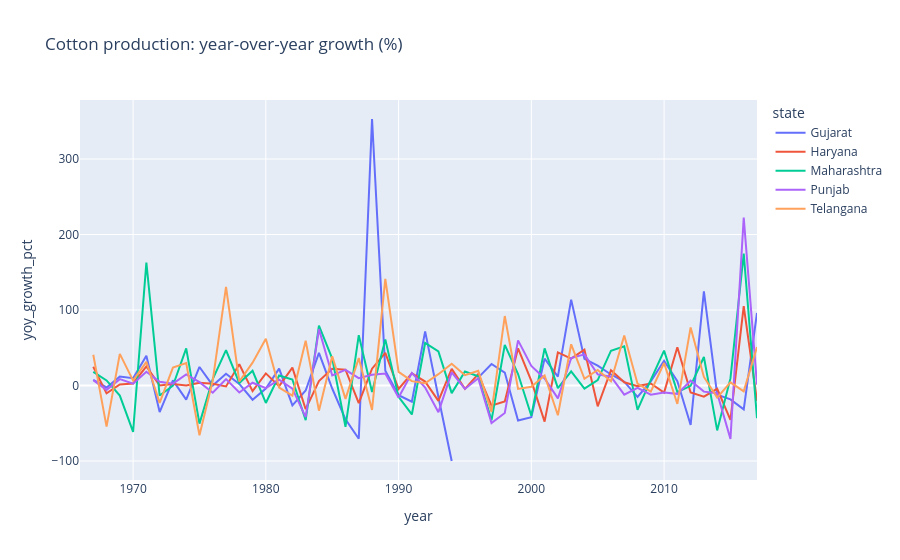

Notebook source saved alongside this figure:
### Markdown cell above
5. Yearly Production Growth of Cotton in Top 5 Cotton Producing States

### Code cell
q5 = """
WITH top5 AS (
    SELECT STATE_NAME
    FROM agri_data
    GROUP BY STATE_NAME
    ORDER BY SUM(COTTON_PRODUCTION_1000_TONS) DESC
    LIMIT 5
),
yearly AS (
    SELECT a.YEAR AS year, a.STATE_NAME AS state,
           SUM(a.COTTON_PRODUCTION_1000_TONS) AS cotton_production
    FROM agri_data a
    JOIN top5 t ON a.STATE_NAME = t.STATE_NAME
    GROUP BY a.YEAR, a.STATE_NAME
)
SELECT year, state, cotton_production,
       ROUND(
         (cotton_production - LAG(cotton_production) OVER (PARTITION BY state ORDER BY year))
         / NULLIF(LAG(cotton_production) OVER (PARTITION BY state ORDER BY year), 0) * 100
       , 2) AS yoy_growth_pct
FROM yearly
ORDER BY state, year
"""
df5 = run_query(q5)
display(df5.head(10))
px.line(df5, x="year", y="yoy_growth_pct", color="state",
        title="Cotton production: year-over-year growth (%)").show()

### Figure 1 — Plotly figure (JSON) as saved in the notebook; plotly's stock layout.template omitted (floating-point values rounded to 4 significant figures)
{"data": [{"hovertemplate": "state=Gujarat<br>year=%{x}<br>yoy_growth_pct=%{y}<extra></extra>", "legendgroup": "Gujarat", "line": {"color": "#636efa", "dash": "solid"}, "marker": {"symbol": "circle"}, "mode": "lines", "name": "Gujarat", "orientation": "v", "showlegend": true, "type": "scatter", "x": [1966, 1967, 1968, 1969, 1970, 1971, 1972, 1973, 1974, 1975, 1976, 1977, 1978, 1979, 1980, 1981, 1982, 1983, 1984, 1985, 1986, 1987, 1988, 1989, 1990, 1991, 1992, 1993, 1994, 1995, 1996, 1997, 1998, 1999, 2000, 2001, 2002, 2003, 2004, 2005, 2006, 2007, 2008, 2009, 2010, 2011, 2012, 2013, 2014, 2015, 2016, 2017], "xaxis": "x", "y": [NaN, 7.54, -2.58, 11.86, 9.69, 39.36, -35.16, 6.8, -18.68, 24.55, 0.13, 15.62, 2.07, -18.85, -3.99, 22.3, -26.23, -6.58, 43.18, -3.98, -44.79, -70.46, 353.0, 19.59, -12.82, -21.43, 71.66, -15.28, -100.0, NaN, 10.4, 28.56, 17.17, -46.41, -42.08, 35.57, 11.83, 113.7, 35.18, 26.24, 14.62, 5.07, -15.25, 5.52, 32.76, 5.59, -52.28, 124.8, -12.16, -18.31, -31.65, 96.15], "yaxis": "y"}, {"hovertemplate": "state=Haryana<br>year=%{x}<br>yoy_growth_pct=%{y}<extra></extra>", "legendgroup": "Haryana", "line": {"color": "#EF553B", "dash": "solid"}, "marker": {"symbol": "circle"}, "mode": "lines", "name": "Haryana", "orientation": "v", "showlegend": true, "type": "scatter", "x": [1966, 1967, 1968, 1969, 1970, 1971, 1972, 1973, 1974, 1975, 1976, 1977, 1978, 1979, 1980, 1981, 1982, 1983, 1984, 1985, 1986, 1987, 1988, 1989, 1990, 1991, 1992, 1993, 1994, 1995, 1996, 1997, 1998, 1999, 2000, 2001, 2002, 2003, 2004, 2005, 2006, 2007, 2008, 2009, 2010, 2011, 2012, 2013, 2014, 2015, 2016, 2017], "xaxis": "x", "y": [NaN, 24.86, -10.47, 1.32, 2.76, 25.32, 0.13, 2.14, 0.0, 3.58, 2.26, -1.28, 28.1, -7.47, 16.04, -0.86, 23.64, -31.37, 5.82, 22.28, 20.9, -23.35, 22.21, 43.31, -4.59, 16.1, 5.22, -20.34, 21.98, -4.46, 15.05, -26.54, -21.04, 49.2, 6.05, -47.79, 43.76, 35.55, 47.48, -27.61, 20.17, 4.27, -0.79, 2.72, -9.32, 50.7, -9.27, -14.76, -4.34, -45.66, 105.1, -20.34], "yaxis": "y"}, {"hovertemplate": "state=Maharashtra<br>year=%{x}<br>yoy_growth_pct=%{y}<extra></extra>", "legendgroup": "Maharashtra", "line": {"color": "#00cc96", "dash": "solid"}, "marker": {"symbol": "circle"}, "mode": "lines", "name": "Maharashtra", "orientation": "v", "showlegend": true, "type": "scatter", "x": [1966, 1967, 1968, 1969, 1970, 1971, 1972, 1973, 1974, 1975, 1976, 1977, 1978, 1979, 1980, 1981, 1982, 1983, 1984, 1985, 1986, 1987, 1988, 1989, 1990, 1991, 1992, 1993, 1994, 1995, 1996, 1997, 1998, 1999, 2000, 2001, 2002, 2003, 2004, 2005, 2006, 2007, 2008, 2009, 2010, 2011, 2012, 2013, 2014, 2015, 2016, 2017], "xaxis": "x", "y": [NaN, 17.97, 6.76, -13.3, -61.51, 162.9, -13.32, -0.32, 49.28, -50.5, 8.49, 46.82, 3.39, 19.53, -23.17, 13.32, 7.93, -45.94, 79.42, 35.73, -54.71, 66.73, -8.61, 60.83, -15.15, -38.35, 56.36, 45.24, -10.09, 18.57, 12.3, -46.01, 53.86, 15.22, -40.08, 49.2, -3.48, 18.64, -4.18, 7.07, 46.11, 51.92, -32.25, 7.56, 46.2, -8.73, -0.4, 37.7, -59.51, 9.41, 174.8, -43.34], "yaxis": "y"}, {"hovertemplate": "state=Punjab<br>year=%{x}<br>yoy_growth_pct=%{y}<extra></extra>", "legendgroup": "Punjab", "line": {"color": "#ab63fa", "dash": "solid"}, "marker": {"symbol": "circle"}, "mode": "lines", "name": "Punjab", "orientation": "v", "showlegend": true, "type": "scatter", "x": [1966, 1967, 1968, 1969, 1970, 1971, 1972, 1973, 1974, 1975, 1976, 1977, 1978, 1979, 1980, 1981, 1982, 1983, 1984, 1985, 1986, 1987, 1988, 1989, 1990, 1991, 1992, 1993, 1994, 1995, 1996, 1997, 1998, 1999, 2000, 2001, 2002, 2003, 2004, 2005, 2006, 2007, 2008, 2009, 2010, 2011, 2012, 2013, 2014, 2015, 2016, 2017], "xaxis": "x", "y": [NaN, 7.07, -5.82, 8.44, 2.36, 18.19, 5.05, 2.46, 14.67, 4.51, -9.53, 8.46, -9.21, 3.7, -3.42, 7.78, -4.12, -41.86, 74.67, 13.31, 20.6, 9.74, 14.17, 15.97, -15.89, 16.65, -2.59, -35.31, 17.45, -4.57, 9.69, -49.87, -36.46, 59.73, 25.89, 9.28, -16.99, 36.22, 41.27, 14.75, 11.73, -12.06, -2.99, -12.16, -9.2, -11.07, 6.36, -8.11, -10.23, -70.72, 222.4, 1.26], "yaxis": "y"}, {"hovertemplate": "state=Telangana<br>year=%{x}<br>yoy_growth_pct=%{y}<extra></extra>", "legendgroup": "Telangana", "line": {"color": "#FFA15A", "dash": "solid"}, "marker": {"symbol": "circle"}, "mode": "lines", "name": "Telangana", "orientation": "v", "showlegend": true, "type": "scatter", "x": [1966, 1967, 1968, 1969, 1970, 1971, 1972, 1973, 1974, 1975, 1976, 1977, 1978, 1979, 1980, 1981, 1982, 1983, 1984, 1985, 1986, 1987, 1988, 1989, 1990, 1991, 1992, 1993, 1994, 1995, 1996, 1997, 1998, 1999, 2000, 2001, 2002, 2003, 2004, 2005, 2006, 2007, 2008, 2009, 2010, 2011, 2012, 2013, 2014, 2015, 2016, 2017], "xaxis": "x", "y": [NaN, 40.7, -54.55, 41.82, 6.41, 31.33, -22.94, 23.81, 29.81, -65.93, 6.52, 130.6, 5.31, 30.25, 61.94, -2.79, -13.52, 59.24, -33.33, 38.84, -17.68, 36.33, -32.38, 141.1, 18.14, 5.77, 2.94, 14.97, 28.89, 13.64, 19.45, -34.99, 92.01, -4.49, -1.71, 13.21, -39.42, 54.57, 8.91, 20.66, 5.6, 66.14, 2.44, -8.02, 29.85, -24.42, 76.89, 11.31, -15.99, 4.18, -7.73, 50.84], "yaxis": "y"}], "layout": {"legend": {"title": {"text": "state"}, "tracegroupgap": 0}, "title": {"text": "Cotton production: year-over-year growth (%)"}, "xaxis": {"anchor": "y", "domain": [0, 1], "title": {"text": "year"}}, "yaxis": {"anchor": "x", "domain": [0, 1], "title": {"text": "yoy_growth_pct"}}}}
